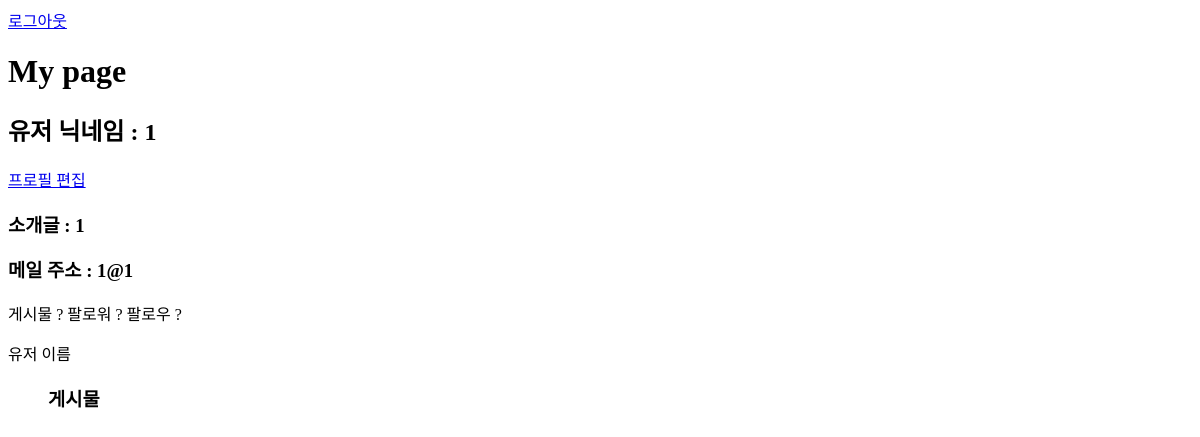
/userinfo/mypage/4, run on an earlier commit of the app's database.
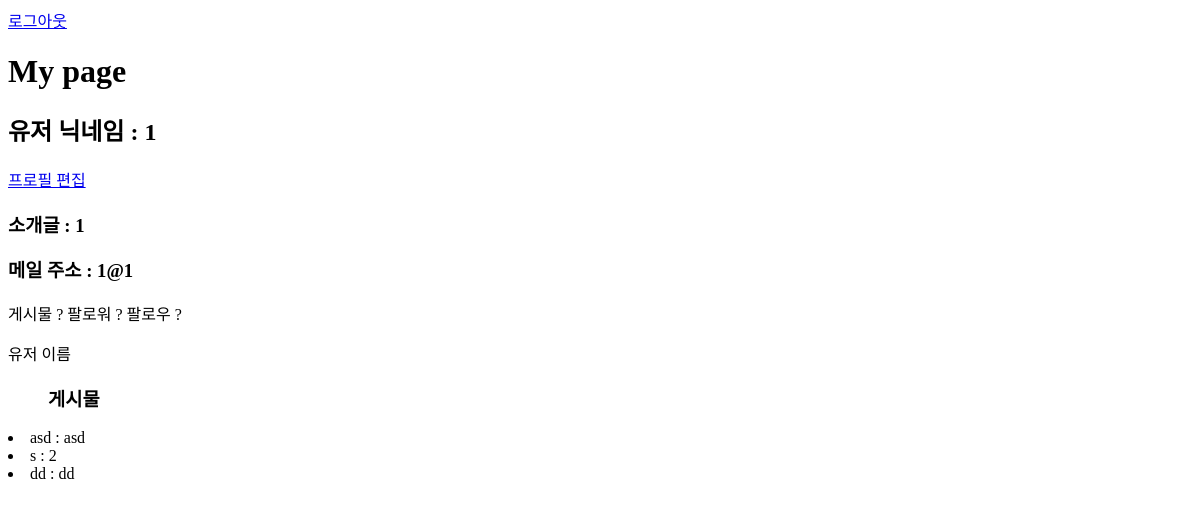
And on a later commit of the database.
### userinfo/models.py (models this page shows)
class Profile(BaseFiled) :
    user = OneToOneField(User, on_delete=models.SET_NULL, related_name='profile', null=True, blank=True)
    name = models.CharField(max_length=32)
    introduce = models.TextField()
    address = models.TextField()

### social/models.py (models this page shows)
class Article(BaseFiled) :
    title = models.CharField(max_length=64)
    article = models.TextField()
    user = ForeignKey(User, on_delete=models.CASCADE, related_name='article', null=True, blank=True)

### userinfo/views.py (the view)
# urls.py: path('mypage/<int:pk>', UserDetailView.as_view(), name='mypage'),
class UserDetailView(generic.DetailView) :
    model = User
    context_object_name = 'user'
    template_name = 'mypage.html'

### userinfo/templates/mypage.html (shortened to what this page needs)
{% extends 'base.html' %}
{% block content %}
<h1>My page</h1>
<h2>유저 닉네임 : {{user.profile.name}}</h2> <a href="{% url 'userinfo:edit' user.pk%}">프로필 편집</a>
<h3>소개글 : {{user.profile.introduce}}</h3>
<h3>메일 주소 : {{user.profile.address}}</h3>
<p>게시물 ?   팔로워 ?    팔로우  ?</p>
<p>유저 이름</p>
<ul><h3>게시물</h3></ul>
{%for article in user.article.all%}
<li>{{article.title}} : {{article.article}}</li>
{% endfor %}
{% endblock content%}

### userinfo/templates/base.html (shortened to what this page needs)
<!DOCTYPE html>
<html lang="en">
<head>
    {% block head %}
    <a href="{% url 'userinfo:logout' %}">로그아웃</a>
    {% endblock head %}
</head>
<body>
    {% block content %}
    {% endblock content %}
</body>
</html>

What changed in the data, as far as the page shows it:
added Article: title "asd", article "asd"
added Article: title "s", article "2"
added Article: title "dd", article "dd"
